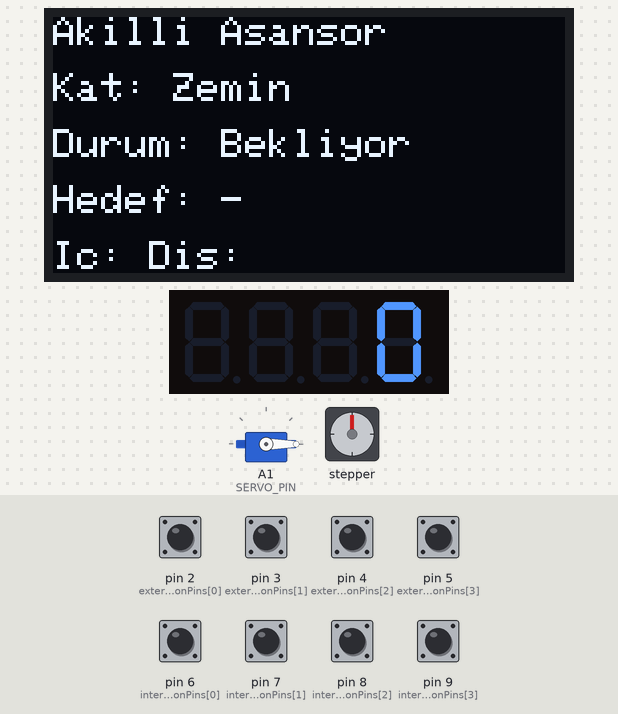
Recording of a program running on a simulated Arduino Uno, built with avr-gcc and run on an emulated ATmega328P. Shown: servo, 128×64 one-colour display, 4-digit seven-segment display, stepper motor. The inputs (shaded band) are chosen by the test bench; at power-on: pin 2 (externalButtonPins[0]), pin 3 (externalButtonPins[1]), pin 4 (externalButtonPins[2]), pin 5 (externalButtonPins[3]), pin 6 (internalButtonPins[0]), pin 7 (internalButtonPins[1]), pin 8 (internalButtonPins[2]), pin 9 (internalButtonPins[3]) HIGH. Stepper angles assume 2048 steps per turn.

Above: at 1.2 s.
1.3 s: pin 2 (externalButtonPins[0]) pulled LOW for 0.15 s
At 2.5 s:
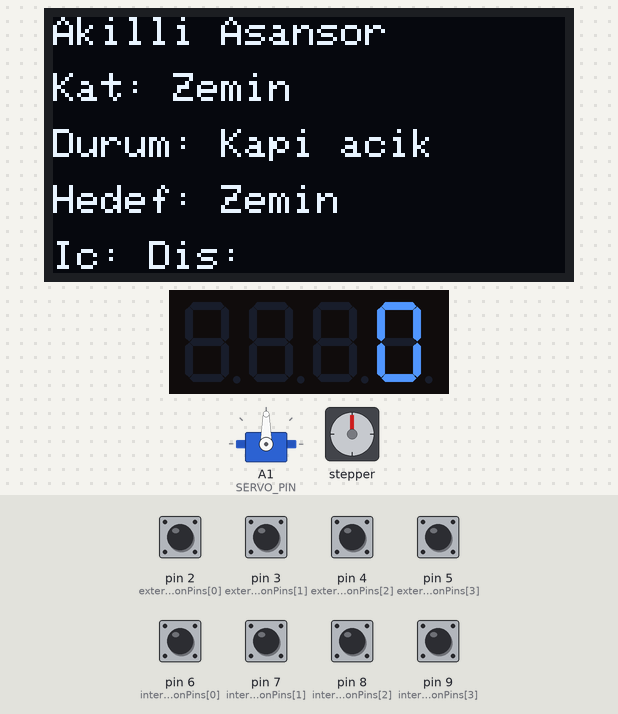
4.4 s: pin 3 (externalButtonPins[1]) pulled LOW for 0.15 s
At 4.69 s:
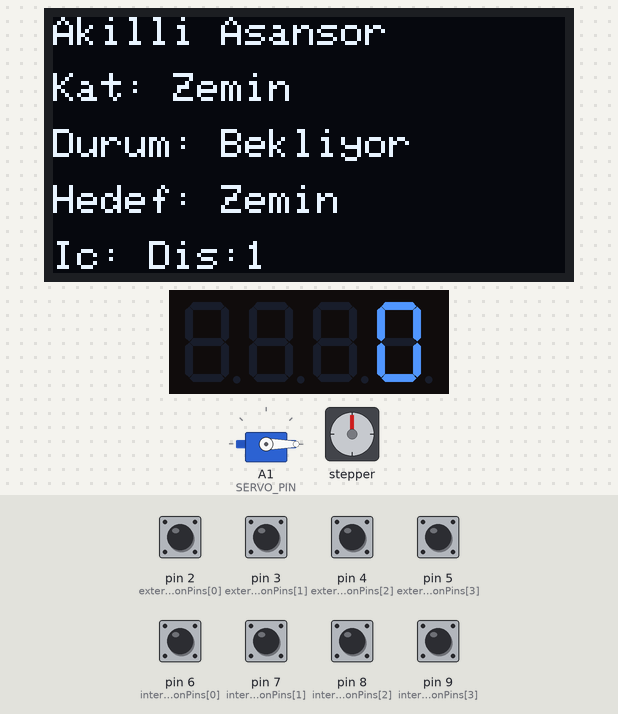
5.1 s: pin 4 (externalButtonPins[2]) pulled LOW for 0.15 s
At 5.64 s:
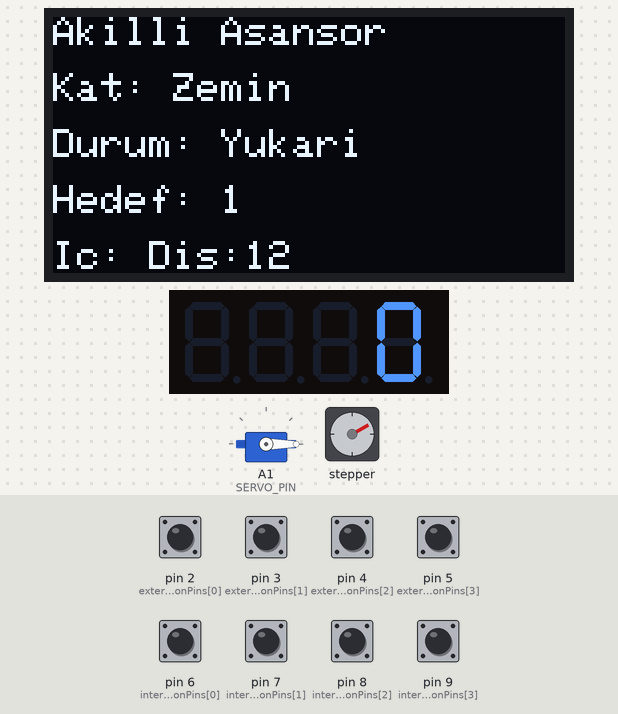
5.8 s: pin 5 (externalButtonPins[3]) pulled LOW for 0.15 s
At 6.35 s:
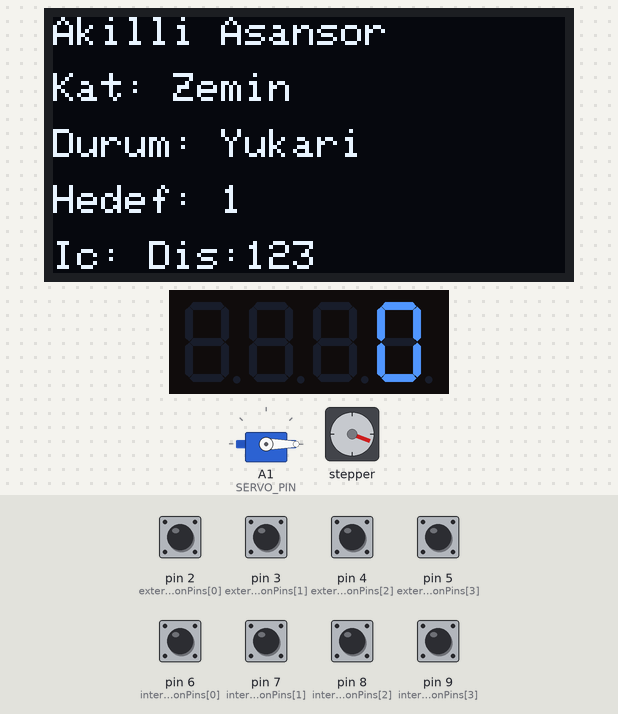
6.5 s: pin 6 (internalButtonPins[0]) pulled LOW for 0.15 s
At 7.11 s:
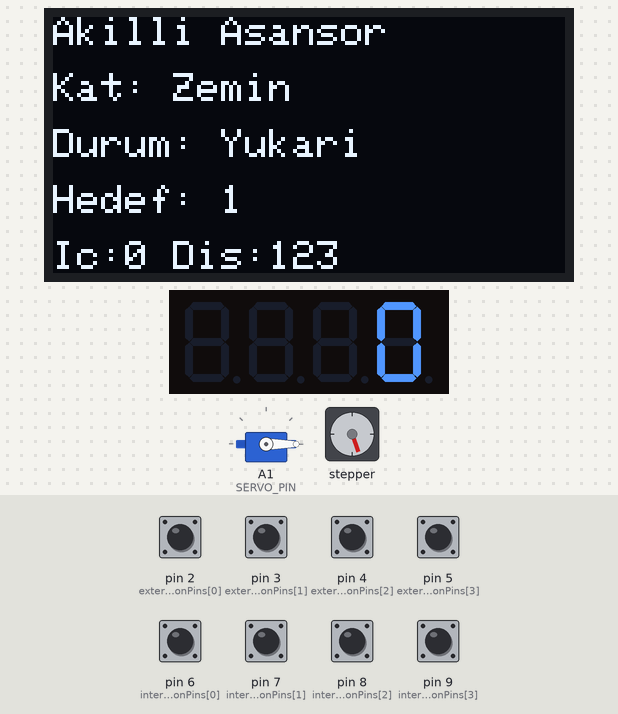
7.2 s: pin 7 (internalButtonPins[1]) pulled LOW for 0.15 s
At 7.79 s:
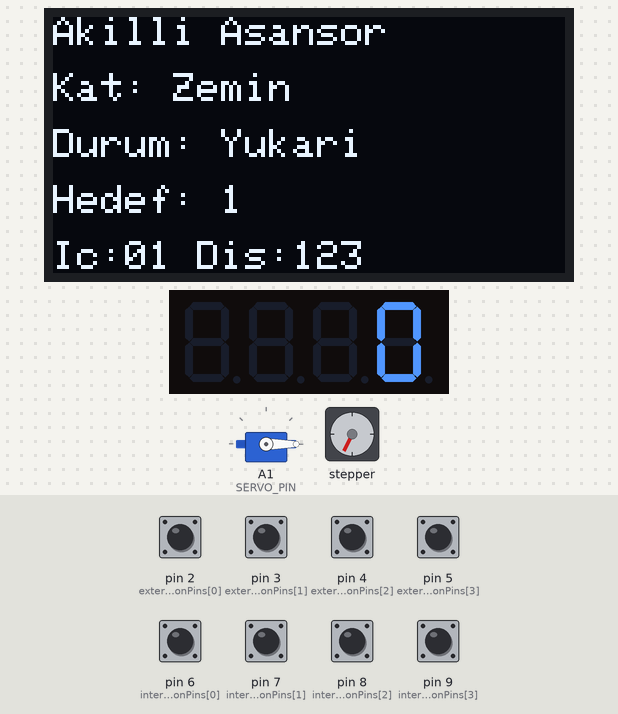
Timing chart, 0 to 11.0 s (numbered marks = the images above; inputs shaded):
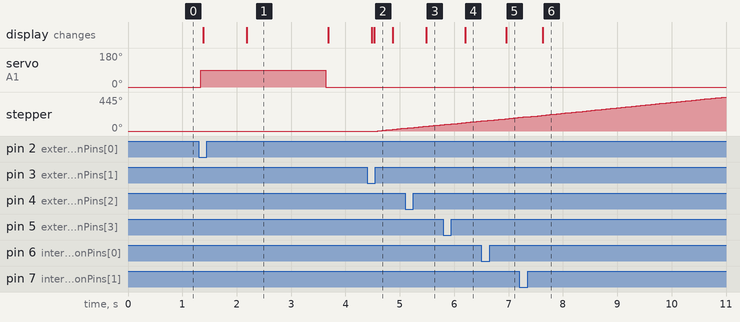

Measured:
- after the input at 1.3 s, servo on A1 (SERVO_PIN): 0° → 90° at once, → 0° 2.3 s later; the display: first changes after 0.09 s (image 1 shows a later state)
- after the input at 4.4 s, stepper: turns 36° clockwise in 0.47 s, starting after 0.19 s; the display: first differs from a run without the input after 0.13 s (image 2)
- after the input at 5.1 s, the display: changes after 0.39 s (image 3)
- after the input at 5.8 s, the display: changes after 0.40 s (image 4)
- after the input at 6.5 s, the display: changes after 0.46 s (image 5)
- after the input at 7.2 s, the display: changes after 0.43 s (image 6)
- what the display in image 1 shows lasts 1.5 s, from 2.2 s to 3.7 s

The program:

main.cpp
```cpp
#include <Arduino.h>
#include <Servo.h>
#include <Stepper.h>
#include <Wire.h>
#include <Adafruit_GFX.h>
#include <Adafruit_SSD1306.h>
#include <TM1637Display.h>

const byte FLOOR_COUNT = 4;
const long STEPS_PER_FLOOR = 4096L;
const int MOTOR_STEPS_PER_REV = 2048;

const byte externalButtonPins[FLOOR_COUNT] = {2, 3, 4, 5};
const byte internalButtonPins[FLOOR_COUNT] = {6, 7, 8, 9};

const byte STEPPER_IN1 = 10;
const byte STEPPER_IN2 = 11;
const byte STEPPER_IN3 = 12;
const byte STEPPER_IN4 = 13;

const byte SERVO_PIN = A1;
const byte TM1637_CLK = A2;
const byte TM1637_DIO = A3;

const int DOOR_CLOSED_ANGLE = 0;
const int DOOR_OPEN_ANGLE = 90;
const unsigned long DOOR_MOVE_MS = 800;
const unsigned long DOOR_WAIT_MS = 1500;
const unsigned long DEBOUNCE_MS = 40;

// Asansor durum makinesi: hareket ve kapi islemleri ayri durumlarda yonetilir.
enum ElevatorState {
  IDLE,
  MOVING_UP,
  MOVING_DOWN,
  DOOR_OPENING,
  DOOR_WAITING,
  DOOR_CLOSING
};

Servo doorServo;
Stepper cabinStepper(MOTOR_STEPS_PER_REV, STEPPER_IN1, STEPPER_IN3, STEPPER_IN2, STEPPER_IN4);
Adafruit_SSD1306 oled(128, 64, &Wire, -1);
TM1637Display segmentDisplay(TM1637_CLK, TM1637_DIO);

ElevatorState state = IDLE;

// Ic butonlar hedef kat istegi, dis butonlar asansor cagirma istegidir.
bool internalRequests[FLOOR_COUNT] = {false, false, false, false};
bool externalRequests[FLOOR_COUNT] = {false, false, false, false};

// Debounce degiskenleri, mekanik buton titresiminden dogan hatali basmalari engeller.
bool lastExternalReading[FLOOR_COUNT] = {HIGH, HIGH, HIGH, HIGH};
bool lastInternalReading[FLOOR_COUNT] = {HIGH, HIGH, HIGH, HIGH};
bool stableExternalReading[FLOOR_COUNT] = {HIGH, HIGH, HIGH, HIGH};
bool stableInternalReading[FLOOR_COUNT] = {HIGH, HIGH, HIGH, HIGH};
unsigned long externalChangedAt[FLOOR_COUNT] = {0, 0, 0, 0};
unsigned long internalChangedAt[FLOOR_COUNT] = {0, 0, 0, 0};

byte currentFloor = 0;
byte targetFloor = 0;
int travelDirection = 0;
bool stopIsExternalCall = false;
long stepsToNextFloor = 0;
unsigned long doorTimer = 0;

void updateDisplays();
void readButtons();
void handleButton(byte floor, bool internalButton);
void clearStopRequest(byte floor);
void startDoorCycle();
void chooseNextTarget();
void moveToTarget();
void prepareNextFloorMove();
bool hasAnyRequest();
int firstInternalOnPath();
int firstExternalRequest();
const char *stateText();

void setup() {
  for (byte floor = 0; floor < FLOOR_COUNT; floor++) {
    pinMode(externalButtonPins[floor], INPUT_PULLUP);
    pinMode(internalButtonPins[floor], INPUT_PULLUP);
  }

  cabinStepper.setSpeed(12);
  doorServo.attach(SERVO_PIN);
  doorServo.write(DOOR_CLOSED_ANGLE);

  segmentDisplay.setBrightness(0x0f);

  oled.begin(SSD1306_SWITCHCAPVCC, 0x3C);
  oled.clearDisplay();
  oled.setTextColor(SSD1306_WHITE);

  updateDisplays();
}

void loop() {
  readButtons();

  // Ana durum makinesi: her dongude asansorun mevcut durumuna gore islem yapilir.
  switch (state) {
    case IDLE:
      if (hasAnyRequest()) {
        chooseNextTarget();
      }
      break;

    case MOVING_UP:
    case MOVING_DOWN:
      moveToTarget();
      break;

    case DOOR_OPENING:
      if (millis() - doorTimer >= DOOR_MOVE_MS) {
        state = DOOR_WAITING;
        doorTimer = millis();
        updateDisplays();
      }
      break;

    case DOOR_WAITING:
      if (millis() - doorTimer >= DOOR_WAIT_MS) {
        state = DOOR_CLOSING;
        doorServo.write(DOOR_CLOSED_ANGLE);
        doorTimer = millis();
        updateDisplays();
      }
      break;

    case DOOR_CLOSING:
      if (millis() - doorTimer >= DOOR_MOVE_MS) {
        state = IDLE;
        updateDisplays();
      }
      break;
  }
}

// Tum butonlari debounce ile okur ve gecerli basmalari kaydeder.
void readButtons() {
  const unsigned long now = millis();

  for (byte floor = 0; floor < FLOOR_COUNT; floor++) {
    bool extReading = digitalRead(externalButtonPins[floor]);
    if (extReading != lastExternalReading[floor]) {
      externalChangedAt[floor] = now;
      lastExternalReading[floor] = extReading;
    }
    if (now - externalChangedAt[floor] > DEBOUNCE_MS && extReading != stableExternalReading[floor]) {
      stableExternalReading[floor] = extReading;
      if (stableExternalReading[floor] == LOW) {
        handleButton(floor, false);
      }
    }

    bool intReading = digitalRead(internalButtonPins[floor]);
    if (intReading != lastInternalReading[floor]) {
      internalChangedAt[floor] = now;
      lastInternalReading[floor] = intReading;
    }
    if (now - internalChangedAt[floor] > DEBOUNCE_MS && intReading != stableInternalReading[floor]) {
      stableInternalReading[floor] = intReading;
      if (stableInternalReading[floor] == LOW) {
        handleButton(floor, true);
      }
    }
  }
}

// Istegi dogru listeye ekler: kabin ici hedef veya dis cagri.
void handleButton(byte floor, bool internalButton) {
  if (floor >= FLOOR_COUNT) {
    return;
  }

  if (internalButton) {
    internalRequests[floor] = true;
  } else {
    externalRequests[floor] = true;
  }

  if (state == IDLE && floor == currentFloor) {
    stopIsExternalCall = !internalButton;
    clearStopRequest(floor);
    startDoorCycle();
  }

  updateDisplays();
}

// Siradaki hedef kati secer. Yol ustundeki kabin ici istekler onceliklidir.
void chooseNextTarget() {
  stopIsExternalCall = false;

  if (internalRequests[currentFloor] || externalRequests[currentFloor]) {
    stopIsExternalCall = externalRequests[currentFloor] && !internalRequests[currentFloor];
    clearStopRequest(currentFloor);
    startDoorCycle();
    return;
  }

  int nextInternal = firstInternalOnPath();
  if (nextInternal >= 0) {
    targetFloor = nextInternal;
  } else {
    int nextExternal = firstExternalRequest();
    if (nextExternal < 0) {
      return;
    }
    targetFloor = nextExternal;
    stopIsExternalCall = true;
  }

  travelDirection = targetFloor > currentFloor ? 1 : -1;
  state = travelDirection > 0 ? MOVING_UP : MOVING_DOWN;
  prepareNextFloorMove();
  updateDisplays();
}

// Yeni kabin ici istekleri yakalamak icin motoru kucuk adim paketleriyle ilerletir.
void moveToTarget() {
  int pathStop = firstInternalOnPath();
  if (pathStop >= 0 && pathStop != targetFloor) {
    targetFloor = pathStop;
    stopIsExternalCall = false;
  }

  const int stepChunk = 32;
  int stepsNow = stepsToNextFloor > stepChunk ? stepChunk : stepsToNextFloor;
  cabinStepper.step(stepsNow * travelDirection);
  stepsToNextFloor -= stepsNow;

  if (stepsToNextFloor > 0) {
    return;
  }

  currentFloor = currentFloor + travelDirection;

  bool reachedTarget = currentFloor == targetFloor;
  bool internalStop = internalRequests[currentFloor] && ((travelDirection > 0 && currentFloor <= targetFloor) || (travelDirection < 0 && currentFloor >= targetFloor));

  updateDisplays();

  if (internalStop || reachedTarget) {
    stopIsExternalCall = reachedTarget && stopIsExternalCall && !internalStop;
    clearStopRequest(currentFloor);
    startDoorCycle();
    return;
  }

  prepareNextFloorMove();
}

// Bir kat arasi 28BYJ-48 icin iki tam turdur: 2 * 2048 = 4096 adim.
void prepareNextFloorMove() {
  stepsToNextFloor = STEPS_PER_FLOOR;
}

// Bekleyen kabin ici veya dis cagri istegi olup olmadigini kontrol eder.
bool hasAnyRequest() {
  for (byte floor = 0; floor < FLOOR_COUNT; floor++) {
    if (internalRequests[floor] || externalRequests[floor]) {
      return true;
    }
  }
  return false;
}

// Mevcut hareket yonunde yol ustundeki ilk kabin ici istegi bulur.
int firstInternalOnPath() {
  if (travelDirection > 0) {
    for (byte floor = currentFloor + 1; floor < FLOOR_COUNT; floor++) {
      if (internalRequests[floor]) {
        return floor;
      }
      if (floor == targetFloor) {
        break;
      }
    }
  } else if (travelDirection < 0) {
    for (int floor = currentFloor - 1; floor >= 0; floor--) {
      if (internalRequests[floor]) {
        return floor;
      }
      if (floor == targetFloor) {
        break;
      }
    }
  } else {
    for (byte floor = 0; floor < FLOOR_COUNT; floor++) {
      if (internalRequests[floor]) {
        return floor;
      }
    }
  }

  return -1;
}

// Mevcut gorev bittikten sonra en yakin dis cagriyi secer.
int firstExternalRequest() {
  for (byte distance = 0; distance < FLOOR_COUNT; distance++) {
    if (currentFloor + distance < FLOOR_COUNT && externalRequests[currentFloor + distance]) {
      return currentFloor + distance;
    }
    if (currentFloor >= distance && externalRequests[currentFloor - distance]) {
      return currentFloor - distance;
    }
  }
  return -1;
}

// Kabinin durdugu katta tamamlanan istegi temizler.
void clearStopRequest(byte floor) {
  internalRequests[floor] = false;

  if (stopIsExternalCall) {
    externalRequests[floor] = false;
  }
}

// Kapi acma, bekleme ve kapama dongusunu baslatir.
void startDoorCycle() {
  travelDirection = 0;
  state = DOOR_OPENING;
  doorServo.write(DOOR_OPEN_ANGLE);
  doorTimer = millis();
  updateDisplays();
}

// TM1637 kat gostergesini ve OLED kabin ekranini gunceller.
void updateDisplays() {
  segmentDisplay.showNumberDec(currentFloor, false, 1, 3);

  oled.clearDisplay();
  oled.setTextSize(1);
  oled.setCursor(0, 0);
  oled.print(F("Akilli Asansor"));
  oled.setCursor(0, 14);
  oled.print(F("Kat: "));
  if (currentFloor == 0) {
    oled.print(F("Zemin"));
  } else {
    oled.print(currentFloor);
  }

  oled.setCursor(0, 28);
  oled.print(F("Durum: "));
  oled.print(stateText());

  oled.setCursor(0, 42);
  oled.print(F("Hedef: "));
  if (state == IDLE && !hasAnyRequest()) {
    oled.print(F("-"));
  } else if (targetFloor == 0) {
    oled.print(F("Zemin"));
  } else {
    oled.print(targetFloor);
  }

  oled.setCursor(0, 56);
  oled.print(F("Ic:"));
  for (byte floor = 0; floor < FLOOR_COUNT; floor++) {
    if (internalRequests[floor]) {
      oled.print(floor);
    }
  }
  oled.print(F(" Dis:"));
  for (byte floor = 0; floor < FLOOR_COUNT; floor++) {
    if (externalRequests[floor]) {
      oled.print(floor);
    }
  }
  oled.display();
}

// Mevcut durumu OLED ekranda gosterilecek metne cevirir.
const char *stateText() {
  switch (state) {
    case IDLE:
      return "Bekliyor";
    case MOVING_UP:
      return "Yukari";
    case MOVING_DOWN:
      return "Asagi";
    case DOOR_OPENING:
      return "Kapi aciliyor";
    case DOOR_WAITING:
      return "Kapi acik";
    case DOOR_CLOSING:
      return "Kapi kapaniyor";
  }
  return "";
}
```
